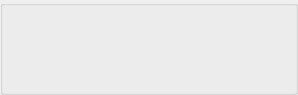
<?xml version="1.0" encoding="UTF-8"?>
<ui version="4.0">
 <class>PersonalRecorderUi</class>
 <widget class="QWidget" name="PersonalRecorderUi">
  <property name="geometry">
   <rect>
    <x>0</x>
    <y>0</y>
    <width>298</width>
    <height>95</height>
   </rect>
  </property>
  <property name="sizePolicy">
   <sizepolicy hsizetype="Expanding" vsizetype="Expanding">
    <horstretch>0</horstretch>
    <verstretch>0</verstretch>
   </sizepolicy>
  </property>
  <property name="minimumSize">
   <size>
    <width>0</width>
    <height>0</height>
   </size>
  </property>
  <property name="maximumSize">
   <size>
    <width>16777215</width>
    <height>16777215</height>
   </size>
  </property>
  <property name="windowTitle">
   <string>Dialog</string>
  </property>
  <layout class="QVBoxLayout" name="verticalLayout">
   <property name="spacing">
    <number>0</number>
   </property>
   <property name="leftMargin">
    <number>0</number>
   </property>
   <property name="topMargin">
    <number>0</number>
   </property>
   <property name="rightMargin">
    <number>0</number>
   </property>
   <property name="bottomMargin">
    <number>0</number>
   </property>
   <item>
    <widget class="QGroupBox" name="StyledDlgItemsBox">
     <property name="sizePolicy">
      <sizepolicy hsizetype="Expanding" vsizetype="Expanding">
       <horstretch>0</horstretch>
       <verstretch>0</verstretch>
      </sizepolicy>
     </property>
     <property name="minimumSize">
      <size>
       <width>0</width>
       <height>0</height>
      </size>
     </property>
     <property name="title">
      <string/>
     </property>
     <layout class="QGridLayout" name="gridLayout">
      <property name="leftMargin">
       <number>5</number>
      </property>
      <property name="topMargin">
       <number>5</number>
      </property>
      <property name="rightMargin">
       <number>5</number>
      </property>
      <property name="bottomMargin">
       <number>5</number>
      </property>
      <property name="spacing">
       <number>2</number>
      </property>
      <item row="1" column="0">
       <widget class="SessionWidget" name="m_SessionWidget" native="true">
        <property name="sizePolicy">
         <sizepolicy hsizetype="Expanding" vsizetype="Expanding">
          <horstretch>0</horstretch>
          <verstretch>0</verstretch>
         </sizepolicy>
        </property>
       </widget>
      </item>
      <item row="0" column="0">
       <widget class="QLabel" name="m_StatusLabel">
        <property name="text">
         <string notr="true"/>
        </property>
       </widget>
      </item>
     </layout>
    </widget>
   </item>
  </layout>
 </widget>
 <customwidgets>
  <customwidget>
   <class>SessionWidget</class>
   <extends>QWidget</extends>
   <header>SessionWidget.h</header>
   <container>1</container>
  </customwidget>
 </customwidgets>
 <resources/>
 <connections/>
</ui>
